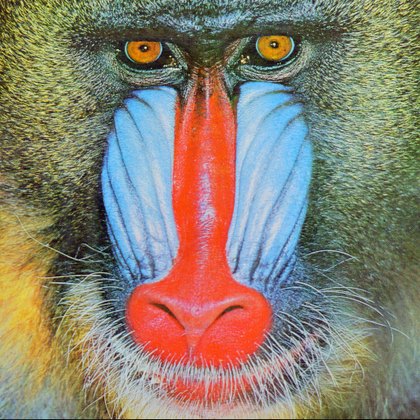
%> input picture baboon24.bmp, 420 x 420 px, shrunk from 512 x 512 before the run
$ octave custom_histogram.m   (GNU Octave 9; MATLAB toolbox functions it lacks are replaced by stand-ins)
%> lines starting %> are read from the running program, lines starting %| are printed output that depends on the picture
% Image Processing Demo
clc; clear; close all;

% --- Input Image ---
img = imread('baboon24.bmp');
%> img is the input picture: size 420x420x3 uint8; mean R, G, B 137.4, 128.9, 113.1
imshow(img);
set(gcf, 'Name', 'Original Image', 'NumberTitle', 'off');

% --- Library Histogram ---
figure('Name', 'Library Histogram', 'NumberTitle', 'off');
imhist(img);
title('Library Histogram');
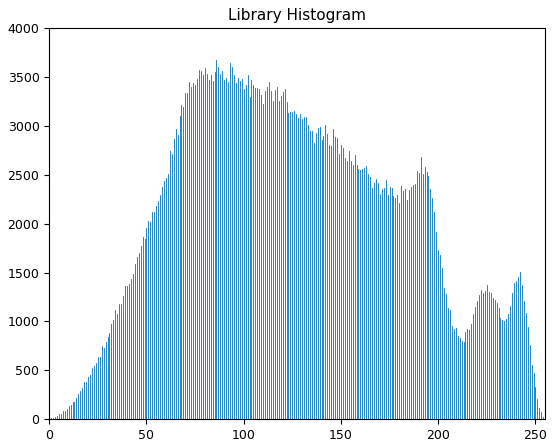
%> figure redrawn from the program's plot data; highest point at x = 86, y = 3669

% Convert to double for processing
data = double(img(:));

% --- From Scratch Histogram ---

num_bins = 256;
edges = linspace(min(data), max(data), num_bins + 1);
%> edges = 257 values from 0 to 255

counts = zeros(1, num_bins);
for i = 1:num_bins
    counts(i) = sum(data >= edges(i) & data < edges(i+1));
end
%> after the loop, counts = 256 values, max 3669 at index 87, min 0 at index 256, mean 2067.1
%> this loop made 3 passes; what is shown inside it comes from the first

% Include max value in the last bin
counts(end) = counts(end) + sum(data == edges(end));

bin_centers = (edges(1:end-1) + edges(2:end))/2;
%> bin_centers = 256 values from 0.498 to 254.5
figure('Name', 'Custom Histogram', 'NumberTitle', 'off');
bar(bin_centers, counts, 'hist');
xlabel('Pixel Value');
ylabel('Frequency');
title('Histogram from Scratch');
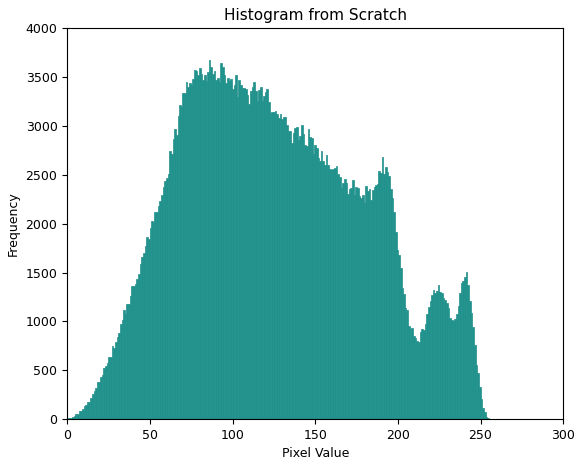
%> figure redrawn from the program's plot data; tallest bar 3669 high, from x = 85.66 to 86.66

% --- From Scratch Histogram (per channel) ---
num_bins = 256;
edges = linspace(0, 255, num_bins + 1);

channels = {'Red', 'Green', 'Blue'};
for c = 1:3
    channel_data = img(:,:,c);      % Extract one channel
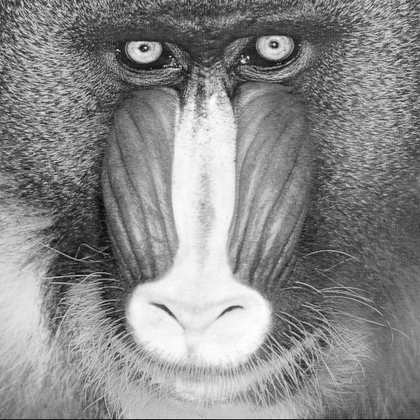
%> channel_data: size 420x420 uint8; min 1, max 255, mean 137.4
    data = double(channel_data(:)); % Flatten to vector

    counts = zeros(1, num_bins);
    for i = 1:num_bins
        counts(i) = sum(data >= edges(i) & data < edges(i+1));
    end
%> after the loop, counts = 256 values, max 1297 at index 118, min 0 at index 1, mean 689
    counts(end) = counts(end) + sum(data == edges(end));

    bin_centers = (edges(1:end-1) + edges(2:end))/2;
    figure('Name', ['Custom Histogram - ' channels{c}], 'NumberTitle', 'off');
    bar(bin_centers, counts, 'hist');
    xlabel('Pixel Value');
    ylabel('Frequency');
    title(['Histogram from Scratch - ' channels{c}]);
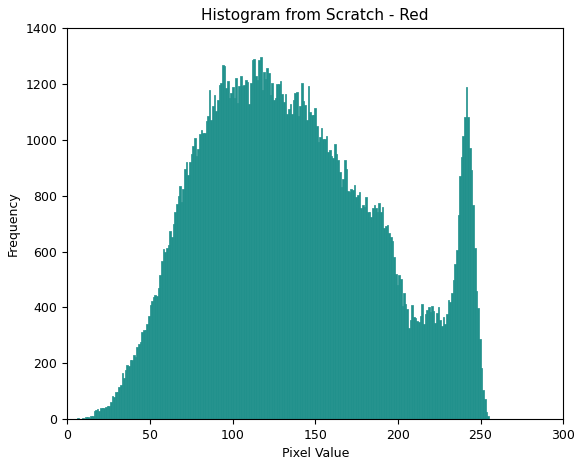
%> figure redrawn from the program's plot data; tallest bar 1297 high, from x = 116.5 to 117.5
end
